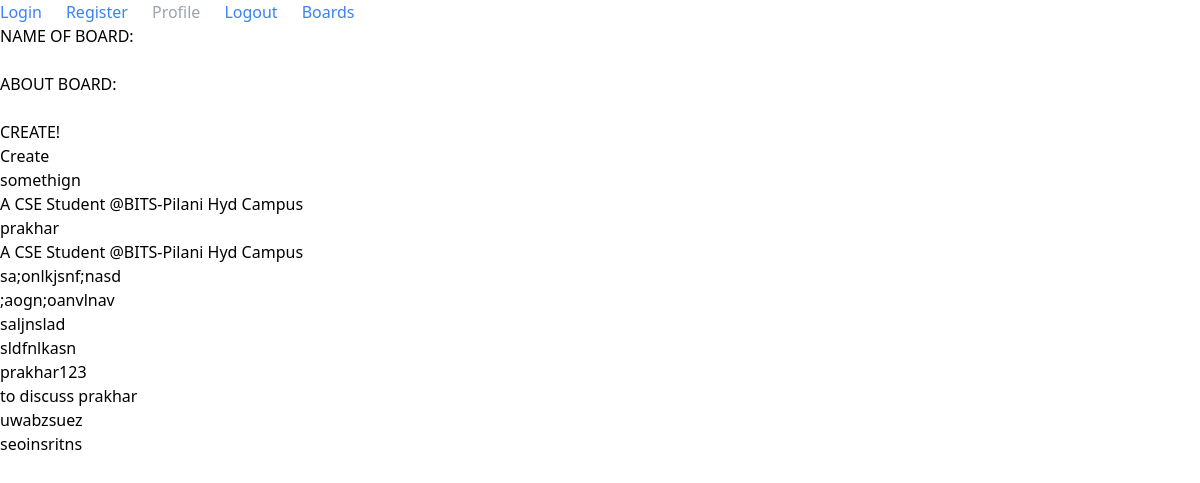
/board (signed in), run on the app's committed database.
### ForumApp/models/board.py (models this page shows)
class Board(db.Model):
    id = db.Column(db.Integer, primary_key=True)
    name = db.Column(db.String(50), nullable = False)
    about = db.Column(db.String(1000), nullable = False)
    posts = db.relationship('Post', backref = 'board')
    date_created = db.Column(db.DateTime, default = datetime.datetime.utcnow())

### ForumApp/board/routes.py (the view)
@bp.route('/board')
@login_required
def board():
    boards = Board.query.all()
    return render_template('board/board.html', boards = boards)

### ForumApp/board/routes.py (called while the page is built)
@app.login_manager.user_loader
def load_user(user_id):
    return User.query.get(int(user_id))

### ForumApp/templates/board/board.html (shortened to what this page needs)
{% extends "base.html" %}
{% block body %}
<form action="/board/create" method="POST">
    <h1>NAME OF BOARD:</h1>
    <input type="text" name="name" id="name">
    <h1>ABOUT BOARD:</h1>
    <input type="text" name="about" id="about">
    <p>CREATE!</p>
    <input type="submit" value="Create">
</form>
{% for board in boards %}
    <h2>{{board.name}}</h2>
    <p>{{board.about}}</p>
{% endfor %}
{% endblock %}

### data on the page
Board: name "somethign", about "A CSE Student @BITS-Pilani Hyd Campus"
Board: name "prakhar", about "A CSE Student @BITS-Pilani Hyd Campus"
Board: name "sa;onlkjsnf;nasd", about ";aogn;oanvlnav"
Board: name "saljnslad", about "sldfnlkasn"
Board: name "prakhar123", about "to discuss prakhar"
Board: name "uwabzsuez", about "seoinsritns"
